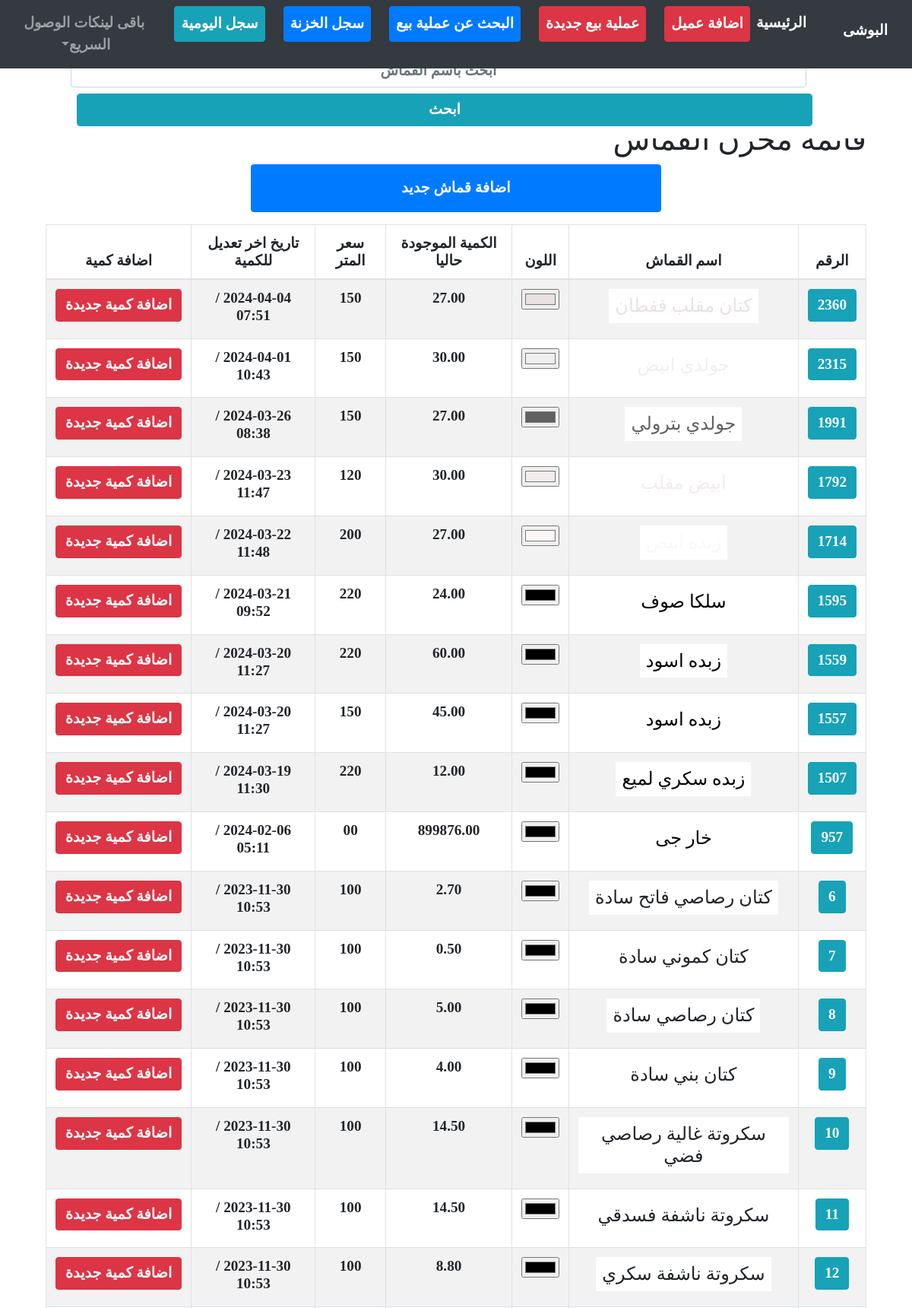
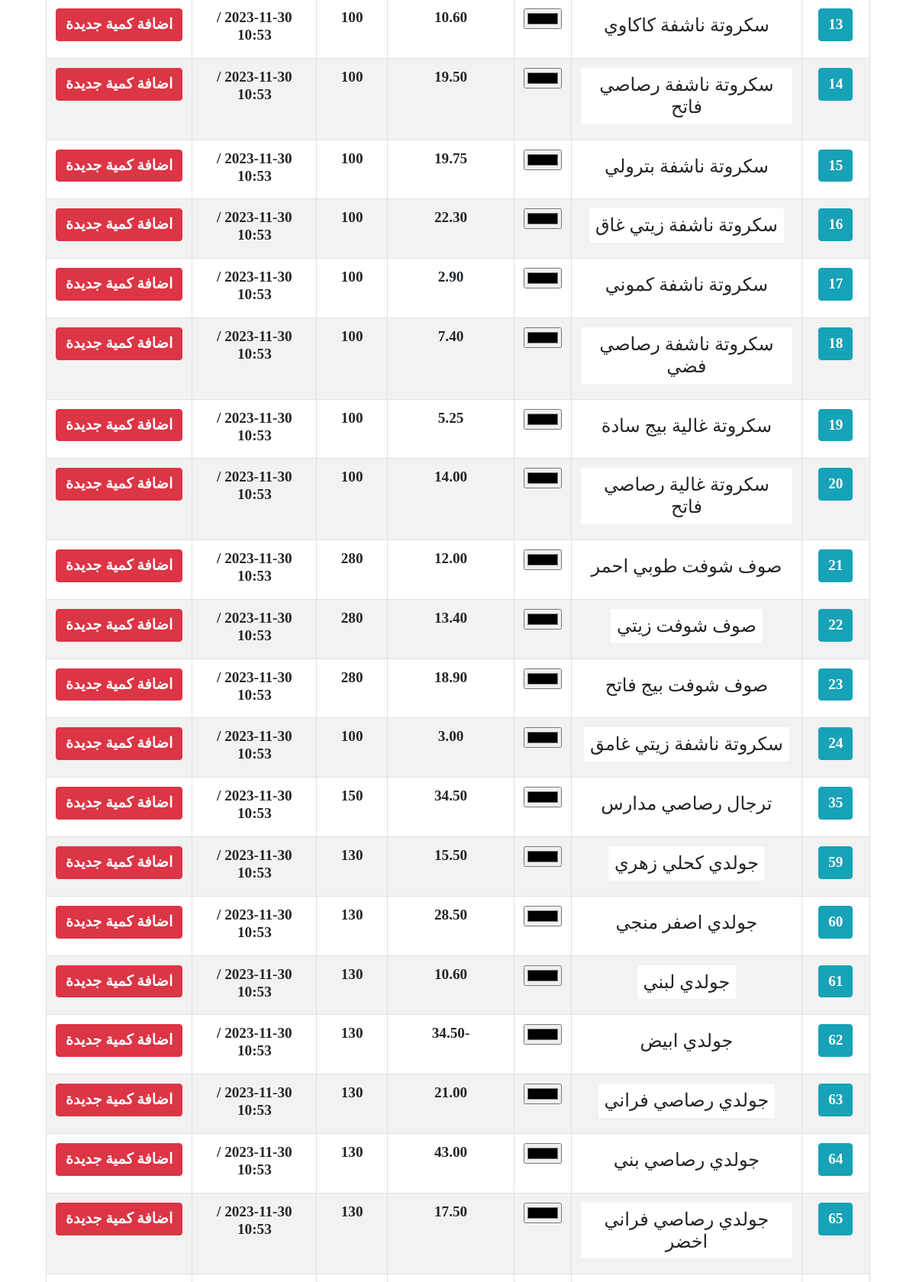
The app's page /storge/ (upper part) with its own data (2 pictures, top to bottom).
### storge/models.py (models this page shows, shortened)
class Cloth(TimeStampMixin, models.Model):
    name       = models.CharField(max_length=50, null=True, blank=True, verbose_name="اسم القماش")
    amount     = models.DecimalField(max_digits=9,decimal_places=2, null=True, blank=True, verbose_name="الكمية")
    price      = models.CharField(max_length=5, null=True, blank=True, verbose_name="سعر المتر")
    classs     = models.ForeignKey('Classs', on_delete=models.CASCADE, null=True, blank=True, verbose_name="التصنيف")
    typee      = models.CharField(max_length=50, null=True, blank=True, db_index=True,verbose_name="النوع")
    color      = ColorField(verbose_name="لون القماش", null=True, blank=True)
    history    = HistoricalRecords()

### client/models.py (models this page shows)
class TimeStampMixin(models.Model):
    created_at      = models.DateTimeField(auto_now_add=True,null=True)
    updated_at      = models.DateTimeField(auto_now=True,null=True)
    is_deleted      = models.BooleanField(default=False)

### storge/views.py (the view)
# urls.py: path('', clothListView.as_view(), name="list"),
class clothListView(ListView):
    model = Cloth
    template_name = 'storge/cloth_list.html'
    context_object_name = 'cloths'
    def get_queryset(self):
        queryset = super().get_queryset()
        search_query = self.request.GET.get('q')
        if search_query:
            queryset = queryset.filter(
                Q(name__icontains=search_query)
            )
        queryset = queryset.order_by('-created_at')
        return queryset

### storge/templates/storge/cloth_list.html (shortened to what this page needs)
{% extends "homee/index.html" %}
{% block content %}
<div class="container-fluid">
    <div class="row mt-5 mb-3 bg-white w-100" style=" position: fixed; top: 0rem; display: inline-block; left: 0rem; z-index:2;">
        <div class="col-10 m-auto p-3 text-center">
            <form class="form" action="#" method="GET" style="">
                <div class="">
                    <input name="q" class="form-control m-2" placeholder="ابحث باسم القماش">
                    <input type="submit" class="form-control btn btn-info" value="ابحث">
                </div>
            </form>
        </div>
    </div>
    <div class="row">
        <div class="col-12 mb-5" style="padding-top:6rem">
            <h1 class="text-right">قائمة مخزن القماش</h1>
            <a class="btn btn-primary w-50 p-3 mb-3" href="{% url "cloth:create" %}">اضافة قماش جديد</a>
            <table class="table text-center table-striped table-hover table-bordered w-100 h3" id="" style="">
                <thead>
                    <th>الرقم</th>
                    <th>اسم القماش</th>
                    <th>اللون</th>
                    <th>الكمية الموجودة حاليا</th>
                    <th>سعر المتر</th>
                    <th>تاريخ اخر تعديل للكمية</th>
                    <th>اضافة كمية</th>
                </thead>
                <tbody>
                    {% for cloth in cloths %}
                        <tr class="p-4">
                            <td>
                                <a class="btn btn-info text-white"href="#">{{ cloth.id }}</a>
                            </td>
                            <td style="color: {{ cloth.color }}"><p class="d-inline-block bg-white h4 p-2">{{ cloth.name }}</p></td>
                            <td><input type="color" value="{{ cloth.color }}"></td>
                            <td>{{ cloth.amount }}</td>
                            <td>{{ cloth.price }}</td>
                            <td>{{ cloth.created_at|date:"Y-m-d / h:i" }}</td>
                            <td><a class="btn btn-danger" href="{% url "cloth:edit" cloth.id %}">اضافة كمية جديدة</a></td>
                        </tr>
                    {% empty %}
                        <li>No client found.</li>
                    {% endfor %}
                </tbody>
            </table>
        </div>
    </div>
</div>
{% endblock %}

### home/static/homee/css/style.css (style rules this page uses)
body, .h3, h1.h1, .btn:not(:disabled):not(.disabled), label, select, input { text-align: center!important; font-size: 1.2rem!important; font-weight: 900!important; font-family: none!important; }

### records on screen
Cloth: id "2360", name "كتان مقلب قفطان", color "#eae1e1", amount "27.00", price "150", created_at "2024-04-04 / 07:51"
Cloth: id "2315", color "#f0efef", amount "30.00", price "150", created_at "2024-04-01 / 10:43"
Cloth: id "1991", name "جولدي بترولي", color "#626060", amount "27.00", price "150", created_at "2024-03-26 / 08:38"
Cloth: id "1792", color "#f3ecec", amount "30.00", price "120", created_at "2024-03-23 / 11:47"
Cloth: id "1714", color "#fcf7f7", amount "27.00", price "200", created_at "2024-03-22 / 11:48"
Cloth: id "1595", name "سلكا صوف", color "#000000", amount "24.00", price "220", created_at "2024-03-21 / 09:52"
Cloth: id "1559", name "زبده اسود", color "#000000", amount "60.00", price "220", created_at "2024-03-20 / 11:27"
Cloth: id "1557", name "زبده اسود", color "#000000", amount "45.00", price "150", created_at "2024-03-20 / 11:27"
Cloth: id "1507", name "زبده سكري لميع", color "#000000", amount "12.00", price "220", created_at "2024-03-19 / 11:30"
Cloth: id "957", name "خار جى", color "#000000", amount "899876.00", price "00", created_at "2024-02-06 / 05:11"
Cloth: id "6", name "كتان رصاصي فاتح سادة", color "#000000", amount "2.70", price "100", created_at "2023-11-30 / 10:53"
Cloth: id "7", name "كتان كموني سادة", color "#000000", amount "0.50", price "100", created_at "2023-11-30 / 10:53"
Cloth: id "8", name "كتان رصاصي سادة", color "#000000", amount "5.00", price "100", created_at "2023-11-30 / 10:53"
Cloth: id "9", name "كتان بني سادة", color "#000000", amount "4.00", price "100", created_at "2023-11-30 / 10:53"
Cloth: id "10", name "سكروتة غالية رصاصي فضي", color "#000000", amount "14.50", price "100", created_at "2023-11-30 / 10:53"
Cloth: id "11", name "سكروتة ناشفة فسدقي", color "#000000", amount "14.50", price "100", created_at "2023-11-30 / 10:53"
Cloth: id "12", name "سكروتة ناشفة سكري", color "#000000", amount "8.80", price "100", created_at "2023-11-30 / 10:53"
Cloth: id "13", name "سكروتة ناشفة كاكاوي", color "#000000", amount "10.60", price "100", created_at "2023-11-30 / 10:53"
Cloth: id "14", name "سكروتة ناشفة رصاصي فاتح", color "#000000", amount "19.50", price "100", created_at "2023-11-30 / 10:53"
Cloth: id "15", name "سكروتة ناشفة بترولي", color "#000000", amount "19.75", price "100", created_at "2023-11-30 / 10:53"
Cloth: id "16", name "سكروتة ناشفة زيتي غاق", color "#000000", amount "22.30", price "100", created_at "2023-11-30 / 10:53"
Cloth: id "17", name "سكروتة ناشفة كموني", color "#000000", amount "2.90", price "100", created_at "2023-11-30 / 10:53"
Cloth: id "18", name "سكروتة ناشفة رصاصي فضي", color "#000000", amount "7.40", price "100", created_at "2023-11-30 / 10:53"
Cloth: id "19", name "سكروتة غالية بيج سادة", color "#000000", amount "5.25", price "100", created_at "2023-11-30 / 10:53"
Cloth: id "20", name "سكروتة غالية رصاصي فاتح", color "#000000", amount "14.00", price "100", created_at "2023-11-30 / 10:53"
Cloth: id "21", name "صوف شوفت طوبي احمر", color "#000000", amount "12.00", price "280", created_at "2023-11-30 / 10:53"
Cloth: id "22", name "صوف شوفت زيتي", color "#000000", amount "13.40", price "280", created_at "2023-11-30 / 10:53"
Cloth: id "23", name "صوف شوفت بيج فاتح", color "#000000", amount "18.90", price "280", created_at "2023-11-30 / 10:53"
Cloth: id "24", name "سكروتة ناشفة زيتي غامق", color "#000000", amount "3.00", price "100", created_at "2023-11-30 / 10:53"
Cloth: id "35", name "ترجال رصاصي مدارس", color "#000000", amount "34.50", price "150", created_at "2023-11-30 / 10:53"
Cloth: id "59", name "جولدي كحلي زهري", color "#000000", amount "15.50", price "130", created_at "2023-11-30 / 10:53"
Cloth: id "60", name "جولدي اصفر منجي", color "#000000", amount "28.50", price "130", created_at "2023-11-30 / 10:53"
Cloth: id "61", name "جولدي لبني", color "#000000", amount "10.60", price "130", created_at "2023-11-30 / 10:53"
Cloth: id "62", name "جولدي ابيض", color "#000000", amount "-34.50", price "130", created_at "2023-11-30 / 10:53"
Cloth: id "63", name "جولدي رصاصي فراني", color "#000000", amount "21.00", price "130", created_at "2023-11-30 / 10:53"
Cloth: id "64", name "جولدي رصاصي بني", color "#000000", amount "43.00", price "130", created_at "2023-11-30 / 10:53"
Cloth: id "65", name "جولدي رصاصي فراني اخضر", color "#000000", amount "17.50", price "130", created_at "2023-11-30 / 10:53"
